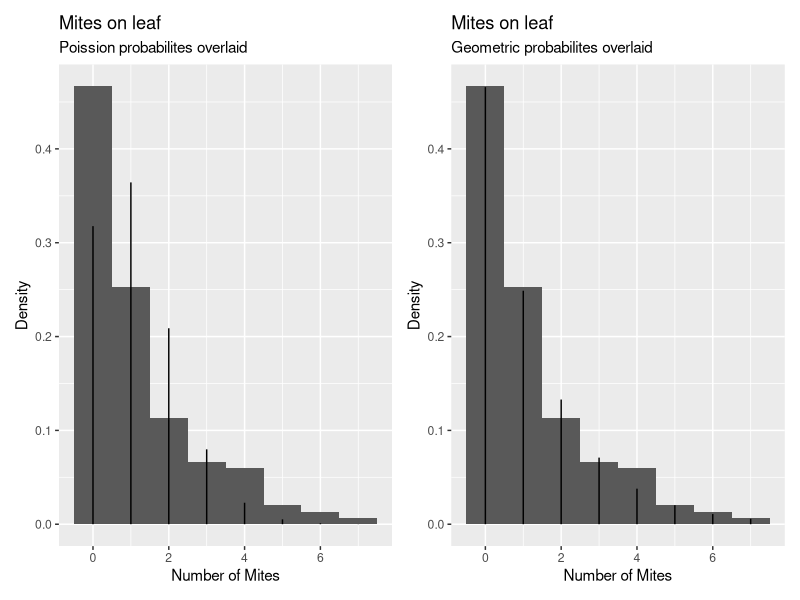

Write the R code that produced this figure.
## ---- chunk 1
knitr::opts_chunk$set(echo = TRUE)
library(tidyverse)
library(patchwork)
## ---- chunk 2
prob_more_pos = pnbinom((0.85/0.15),1,0.15,lower.tail=F)
prob_more_pos
## ---- chunk 3
apple_trees<-tibble(
         mites=rep(0:7,
                    times=c(70,38,17,10,9,3,2,1) ))

## ---- chunk 4
num_of_leaves = nrow(apple_trees)
mean_of_mites = mean(apple_trees$mites)
sd = sd(apple_trees$mites)
## ---- chunk 5
pois_data <- tibble(
  mites = 0:7,
  f_pois = dpois(mites,mean_of_mites)
)

pois_hist <- ggplot() +
  geom_histogram(data = apple_trees,
                  mapping = aes(x = mites, 
                                y = ..density..),
                  binwidth = 1) +
  geom_segment(data = pois_data,
               mapping = aes(x = mites,
                             xend = mites,
                             y = 0,
                             yend = f_pois)) +
  labs(x = "Number of Mites", 
       y = "Density",
       title = "Mites on leaf",
       subtitle = "Poission probabilites overlaid")

geom_data <- tibble(
  mites = 0:7,
  f_geom = dnbinom(mites,1,(1/(1+mean_of_mites)))
)

geom_hist <- ggplot() +
  geom_histogram(data = apple_trees,
                  mapping = aes(x = mites, 
                                y = ..density..),
                  binwidth = 1) +
  geom_segment(data = geom_data,
               mapping = aes(x = mites,
                             xend = mites,
                             y = 0,
                             yend = f_geom)) +
  labs(x = "Number of Mites", 
       y = "Density",
       title = "Mites on leaf",
       subtitle = "Geometric probabilites overlaid")

pois_hist + geom_hist
